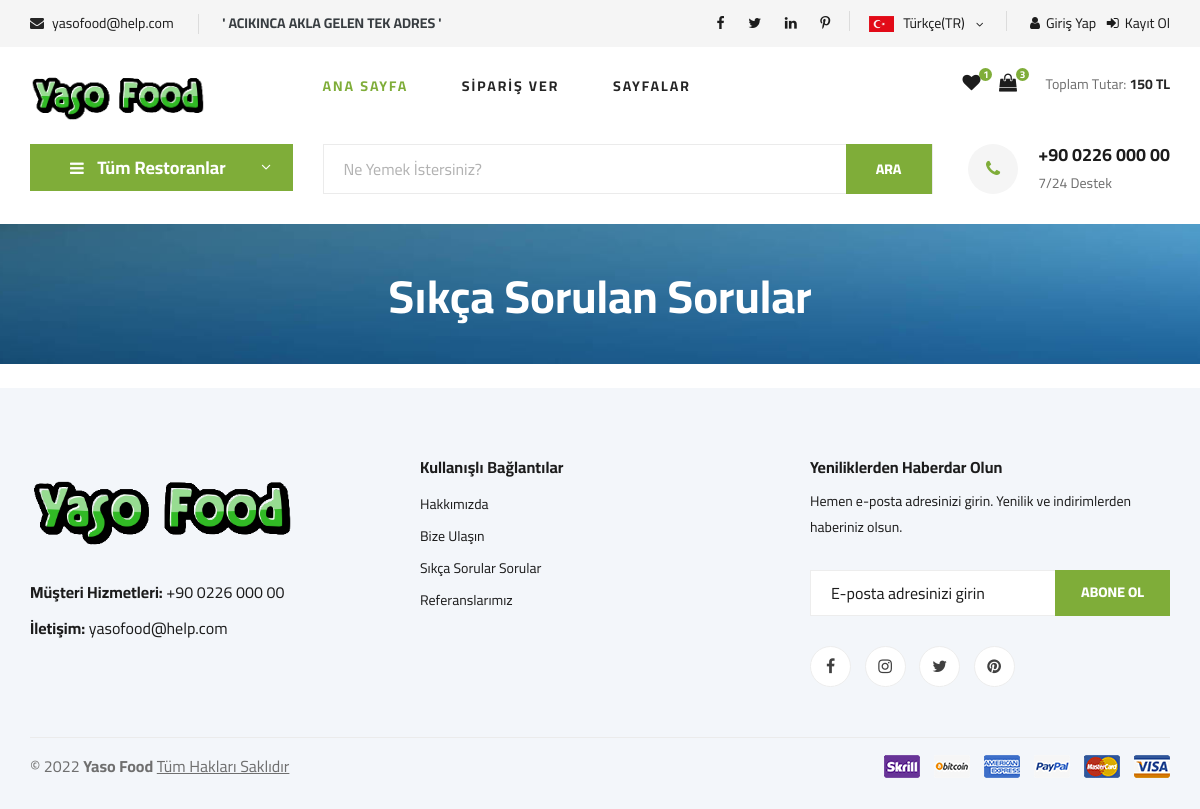
Page /faq/ on the earlier database version.
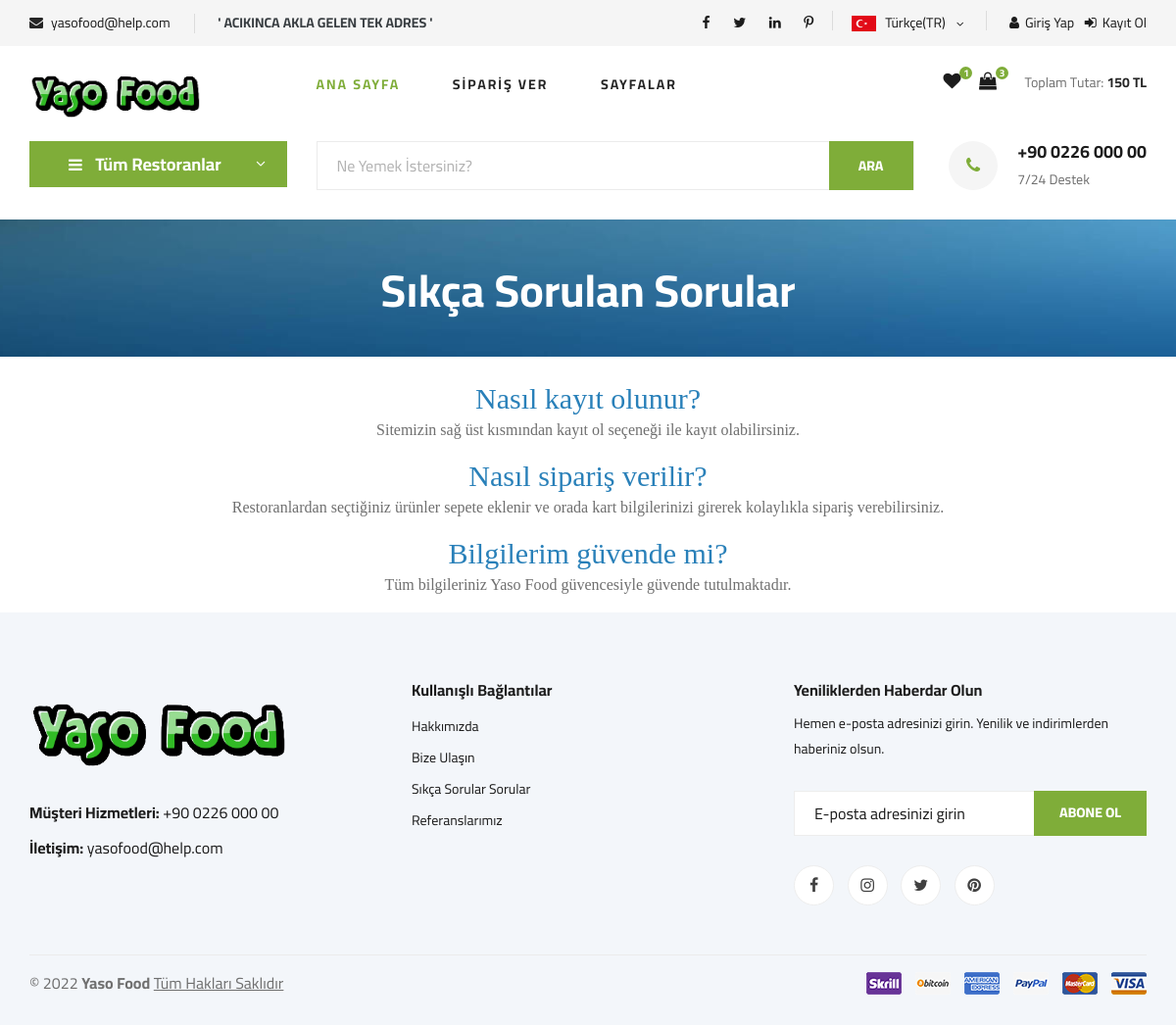
Same page on the later database version.
### home/models.py (models this page shows, shortened)
class Setting(models.Model):
    STATUS = {
        ('True', 'Evet'),
        ('False', 'Hayır'),
    }
    title = models.CharField(max_length=100)
    keywords = models.CharField(max_length=250)
    description = models.CharField(max_length=250)
    company = models.CharField(max_length=50)
    address = models.CharField(blank=True,max_length=150)
    phone = models.CharField(blank=True,max_length=15)
    fax = models.CharField(blank=True,max_length=15)
    email = models.CharField(blank=True,max_length=50)
    smtpserver = models.CharField(blank=True,max_length=20)
    smtpemail = models.CharField(blank=True,max_length=20)
    smtppassword = models.CharField(blank=True,max_length=10)
    smtpport = models.CharField(blank=True,max_length=5)
    icon = models.ImageField(blank=True, upload_to='images/')
    facebook = models.CharField(blank=True,max_length=100)
    instagram = models.CharField(blank=True,max_length=100)
    twitter = models.CharField(blank=True,max_length=100)
    aboutus = RichTextUploadingField(blank=True,max_length=2000)
    contact = RichTextUploadingField(blank=True,max_length=2000)
    faq = RichTextUploadingField(blank=True, max_length=2000)
    references = RichTextUploadingField(blank=True,max_length=1000)
    status = models.CharField(max_length=10, choices=STATUS)
    create_at = models.DateTimeField(auto_now_add=True)
    update_at = models.DateTimeField(auto_now=True)

### home/views.py (the view)
# urls.py: path('faq/', views.faq, name='faq'),
def faq(request):
    setting = Setting.objects.get(pk=1)
    context = {'setting': setting,'page':'faq'}
    return render(request, 'faq.html', context)

### home/templates/faq.html (shortened to what this page needs)
{% extends "homebase.html" %}
{% load static %}
{% block sidebar %}
    {% include "sidebar.html" %}
{% endblock %}
{% block content %}
    <section class="breadcrumb-section set-bg" data-setbg="{% static 'img/breadcrumb.jpg'%}">
        <div class="container">
            <div class="row">
                <div class="col-lg-12 text-center">
                    <div class="breadcrumb__text">
                        <h2>Sıkça Sorulan Sorular</h2>
                    </div>
                </div>
            </div>
        </div>
    </section>
<br>
{{setting.faq|safe}}
{% endblock %}

Differences in the rows shown:
now on this page (row edited): Setting: faq "Nasıl kayıt olunur? Sitemizin sağ üst kısmından kayıt ol seçeneği ile kayıt olabilirsiniz. Nasıl sipariş verilir? Restoranlardan seçtiğiniz ürünler sepete eklenir ve orada kart bilgilerinizi girerek kolaylıkla sipariş verebilirsiniz. Bilgilerim güvende mi? Tüm bilgileriniz Yaso Food güvencesiyle güvende tutulmaktadır."
